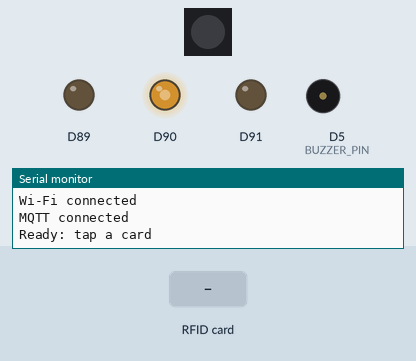
This sketch was run on a simulated Arduino MKR. Parts: 1 RGB LEDs in strip order, left to right, output pins drawn as LEDs (lit = HIGH), buzzer (waves = sounding), the last lines printed to the serial monitor. The test bench sets the inputs (shaded band). Dim RGB values are drawn brighter than linear; WiFi joins after 1.5 s; servers stay silent unless stated; no MQTT or app messages arrive unless stated.

Above: at 5.7 s.
5.8 s: RFID card 5E 7A 19 C4 held to the reader
At 6.5 s:
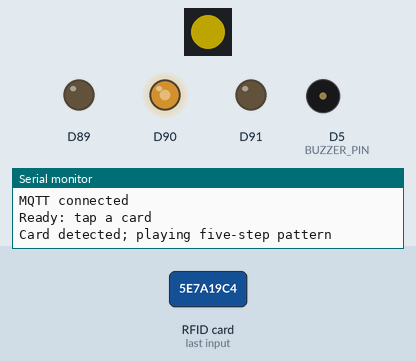
At 7.7 s:
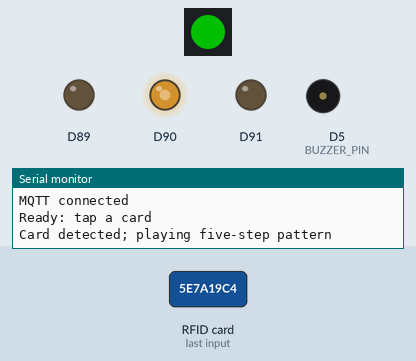
Timing chart, 0 to 10.8 s (numbered marks = the images above; inputs shaded):
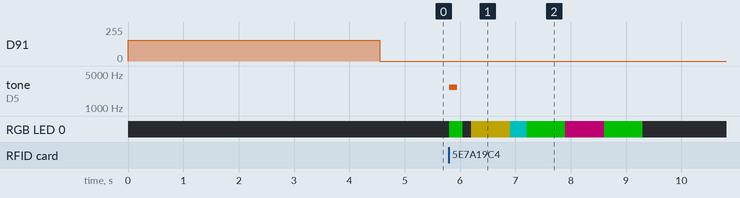

The sketch:

CASA0014_RFID_V2.ino
```cpp
// CASA0014 — RFID card to Vespera lighting
// MKR WiFi 1010 + PN532 (I2C) + NeoPixel (D6) + buzzer (D5)
// Requires arduino_secrets.h in the same sketch folder (do not upload secrets to GitHub).
// Libraries: WiFiNINA, PubSubClient, Adafruit PN532, Adafruit NeoPixel

#include <Wire.h>
#include <SPI.h>
#include <WiFiNINA.h>
#include <PubSubClient.h>
#include <Adafruit_PN532.h>
#include <Adafruit_NeoPixel.h>
#include <utility/wifi_drv.h>
#include "arduino_secrets.h"

// Configuration
const bool WIFI_ENABLED = true;
const char* SSID = SECRET_SSID;
const char* PASSWORD = SECRET_PASS;
const char* MQTT_USER = SECRET_MQTTUSER;
const char* MQTT_PASS = SECRET_MQTTPASS;
const char* MQTT_SERVER = "mqtt.cetools.org";
const uint16_t MQTT_PORT = 1884;
const char* MQTT_TOPIC = "student/CASA0014/luminaire/21";

const uint8_t BUZZER_PIN = 5;
const uint8_t PIXEL_PIN = 6;
const uint8_t PN532_IRQ = 2;     // Required by library constructor; not physically wired
const uint8_t PN532_RESET = 3;   // Required by library constructor; not physically wired
const uint8_t PATTERN_STEPS = 5;
const uint8_t PIXEL_BRIGHTNESS = 80;
const uint16_t ACK_MS = 250;
const uint16_t GAP_MS = 150;
const uint16_t SHORT_MS = 300;
const uint16_t LONG_MS = 700;
const unsigned long WIFI_RETRY_MS = 60000;
const unsigned long MQTT_RETRY_MS = 10000;
const unsigned long SAME_TAP_MS = 1500;

WiFiClient wifiClient;
PubSubClient mqtt(wifiClient);
Adafruit_PN532 nfc(PN532_IRQ, PN532_RESET);
Adafruit_NeoPixel pixel(1, PIXEL_PIN, NEO_GRB + NEO_KHZ800);
String clientId;

struct Colour { const char* name; uint8_t r, g, b; };
const Colour PALETTE[] = {
  {"red", 255, 0, 0}, {"orange", 255, 100, 0},
  {"yellow", 255, 220, 0}, {"green", 0, 255, 0},
  {"cyan", 0, 255, 255}, {"blue", 0, 0, 255},
  {"purple", 150, 0, 255}, {"pink", 255, 0, 150}
};
const uint8_t PALETTE_SIZE = sizeof(PALETTE) / sizeof(PALETTE[0]);
struct Step { uint8_t colour; uint16_t duration; };
Step pattern[PATTERN_STEPS];

// Playback: 0 idle, 1 acknowledgement flash, 2 dark gap, 3 pattern
uint8_t phase = 0;
uint8_t stepIndex = 0;
unsigned long phaseStarted = 0;
unsigned long lastConnectAttempt = 0;
uint8_t lastUid[10] = {};
uint8_t lastLen = 0;
unsigned long lastSeen = 0;

// MKR WiFi 1010 onboard status LED: red offline, blue connecting, green online.
void statusLED(uint8_t red, uint8_t green, uint8_t blue) {
  WiFiDrv::analogWrite(25, red);
  WiFiDrv::analogWrite(26, green);
  WiFiDrv::analogWrite(27, blue);
}

void setPixel(uint8_t r, uint8_t g, uint8_t b) {
  pixel.setPixelColor(0, pixel.Color(r, g, b));
  pixel.show();
}

// One MQTT message = 72 LEDs * 3 RGB bytes = 216 bytes.
void publishColour(uint8_t r, uint8_t g, uint8_t b) {
  if (!mqtt.connected()) return;
  byte payload[72 * 3];
  for (uint16_t i = 0; i < sizeof(payload); i += 3) {
    payload[i] = r;
    payload[i + 1] = g;
    payload[i + 2] = b;
  }
  mqtt.publish(MQTT_TOPIC, payload, sizeof(payload));
}

// Same FNV-1a hash and xorshift generator as Version 1.
uint32_t hashUid(const uint8_t* uid, uint8_t length) {
  uint32_t hash = 2166136261UL;
  for (uint8_t i = 0; i < length; i++) {
    hash ^= uid[i];
    hash *= 16777619UL;
  }
  return hash;
}

uint32_t nextRandom(uint32_t& state) {
  state ^= state << 13;
  state ^= state >> 17;
  state ^= state << 5;
  return state;
}

void makePattern(const uint8_t* uid, uint8_t length) {
  uint32_t state = hashUid(uid, length);
  if (state == 0) state = 1;
  uint8_t previous = 255;
  for (uint8_t i = 0; i < PATTERN_STEPS; i++) {
    uint8_t colour;
    do {
      colour = nextRandom(state) % PALETTE_SIZE;
    } while (colour == previous);
    previous = colour;
    pattern[i].colour = colour;
    pattern[i].duration = ((nextRandom(state) >> 16) & 1) ? LONG_MS : SHORT_MS;
  }
}

void showStep(uint8_t index) {
  const Colour& colour = PALETTE[pattern[index].colour];
  setPixel(colour.r, colour.g, colour.b);
  publishColour(colour.r, colour.g, colour.b);
  phaseStarted = millis();
}

void updatePlayback() {
  if (phase == 0) return;
  unsigned long elapsed = millis() - phaseStarted;

  if (phase == 1 && elapsed >= ACK_MS) {
    setPixel(0, 0, 0);
    phase = 2;
    phaseStarted = millis();
  } else if (phase == 2 && elapsed >= GAP_MS) {
    phase = 3;
    stepIndex = 0;
    showStep(0);
  } else if (phase == 3 && elapsed >= pattern[stepIndex].duration) {
    if (++stepIndex < PATTERN_STEPS) {
      showStep(stepIndex);
    } else {
      setPixel(0, 0, 0);
      publishColour(0, 0, 0);
      phase = 0;
      lastSeen = millis();
      Serial.println(F("Pattern finished"));
    }
  }
}

void connectWiFi() {
  statusLED(0, 0, 155);
  Serial.print(F("Connecting to Wi-Fi: "));
  Serial.println(SSID);
  if (WiFi.status() == WL_NO_MODULE) {
    Serial.println(F("Wi-Fi module not found"));
    while (true) {}
  }
  for (uint8_t attempt = 0; attempt < 5 && WiFi.status() != WL_CONNECTED; attempt++) {
    WiFi.begin(SSID, PASSWORD);
    delay(3000); // Like V1, reconnection can temporarily pause card reading.
  }
  if (WiFi.status() == WL_CONNECTED) {
    statusLED(0, 155, 0);
    Serial.println(F("Wi-Fi connected"));
  } else {
    statusLED(155, 0, 0);
    Serial.println(F("Wi-Fi unavailable; local mode continues"));
  }
}

void connectMQTT() {
  statusLED(0, 0, 155);
  wifiClient.stop();
  if (mqtt.connect(clientId.c_str(), MQTT_USER, MQTT_PASS)) {
    statusLED(0, 155, 0);
    Serial.println(F("MQTT connected"));
  } else {
    statusLED(155, 0, 0);
    Serial.print(F("MQTT failed, code "));
    Serial.println(mqtt.state());
    delay(5000); // Preserved from V1.
  }
}

void maintainConnection() {
  if (!WIFI_ENABLED || (WiFi.status() == WL_CONNECTED && mqtt.connected())) return;
  bool wifiUp = WiFi.status() == WL_CONNECTED;
  unsigned long retryInterval = wifiUp ? MQTT_RETRY_MS : WIFI_RETRY_MS;
  if (lastConnectAttempt && millis() - lastConnectAttempt < retryInterval) return;
  lastConnectAttempt = millis();
  if (!wifiUp) connectWiFi();
  if (WiFi.status() == WL_CONNECTED && !mqtt.connected()) connectMQTT();
}

void setup() {
  Serial.begin(115200);
  while (!Serial && millis() < 3000) {}
  pinMode(BUZZER_PIN, OUTPUT);
  digitalWrite(BUZZER_PIN, LOW);
  pixel.begin();
  pixel.setBrightness(PIXEL_BRIGHTNESS);
  setPixel(0, 0, 0);

  WiFiDrv::pinMode(25, OUTPUT);
  WiFiDrv::pinMode(26, OUTPUT);
  WiFiDrv::pinMode(27, OUTPUT);
  statusLED(155, 0, 0);

  nfc.begin();
  uint32_t firmware = 0;
  for (uint8_t attempt = 0; attempt < 5 && !firmware; attempt++) {
    firmware = nfc.getFirmwareVersion();
    if (!firmware) delay(200);
  }
  if (!firmware) {
    Serial.println(F("PN532 not found: check I2C wiring and DIP switches"));
    while (true) {}
  }
  nfc.SAMConfig();

  byte mac[6];
  WiFi.macAddress(mac);
  char macText[18];
  snprintf(macText, sizeof(macText), "%02X%02X%02X%02X%02X%02X",
           mac[5], mac[4], mac[3], mac[2], mac[1], mac[0]);
  clientId = "MKR1010_RFID_" + String(macText);
  mqtt.setServer(MQTT_SERVER, MQTT_PORT);
  mqtt.setBufferSize(512);
  mqtt.setKeepAlive(30);
  maintainConnection();
  Serial.println(F("Ready: tap a card"));
}

void loop() {
  maintainConnection();
  if (mqtt.connected()) mqtt.loop();
  updatePlayback();
  if (phase != 0) return;

  uint8_t uid[10];
  uint8_t length = 0;
  if (!nfc.readPassiveTargetID(PN532_MIFARE_ISO14443A, uid, &length, 100)) return;

  bool sameCard = length == lastLen && memcmp(uid, lastUid, length) == 0;
  bool recent = millis() - lastSeen < SAME_TAP_MS;
  lastSeen = millis();
  if (sameCard && recent) return;

  memcpy(lastUid, uid, length);
  lastLen = length;
  makePattern(uid, length);
  setPixel(0, 255, 0);
  tone(BUZZER_PIN, 2700, 150); // Passive buzzer, as in Version 1
  phase = 1;
  phaseStarted = millis();
  Serial.println(F("Card detected; playing five-step pattern"));
}
```

RGBLED.ino
```cpp
void toggleRGB() {
  // Red
  WiFiDrv::analogWrite(25, 255);
  WiFiDrv::analogWrite(26, 0);
  WiFiDrv::analogWrite(27, 0);
  delay(1000);

  // Green
  WiFiDrv::analogWrite(25, 0);
  WiFiDrv::analogWrite(26, 255);
  WiFiDrv::analogWrite(27, 0);
  delay(1000);

  // Blue
  WiFiDrv::analogWrite(25, 0);
  WiFiDrv::analogWrite(26, 0);
  WiFiDrv::analogWrite(27, 255);
  delay(1000);

  // Off
  WiFiDrv::analogWrite(25, 0);
  WiFiDrv::analogWrite(26, 0);
  WiFiDrv::analogWrite(27, 0);
  delay(1000);
}

void LedRed() {
  WiFiDrv::analogWrite(25, 155);
  WiFiDrv::analogWrite(26, 0);
  WiFiDrv::analogWrite(27, 0);
}

void LedGreen() {
  WiFiDrv::analogWrite(25, 0);
  WiFiDrv::analogWrite(26, 155);
  WiFiDrv::analogWrite(27, 0);
}

void LedBlue() {
  WiFiDrv::analogWrite(25, 0);
  WiFiDrv::analogWrite(26, 0);
  WiFiDrv::analogWrite(27, 155);
}
```

Measured:
- after the input at 5.8 s, tone on D5 (BUZZER_PIN): silent → 2700 Hz at once, → silent 0.15 s later; RGB LED 0: off → RGB(0, 80, 0) at once, → off 0.25 s later, → RGB(80, 69, 0) 0.15 s later, → RGB(0, 80, 80) 0.70 s later, … (8 changes in this stretch)
